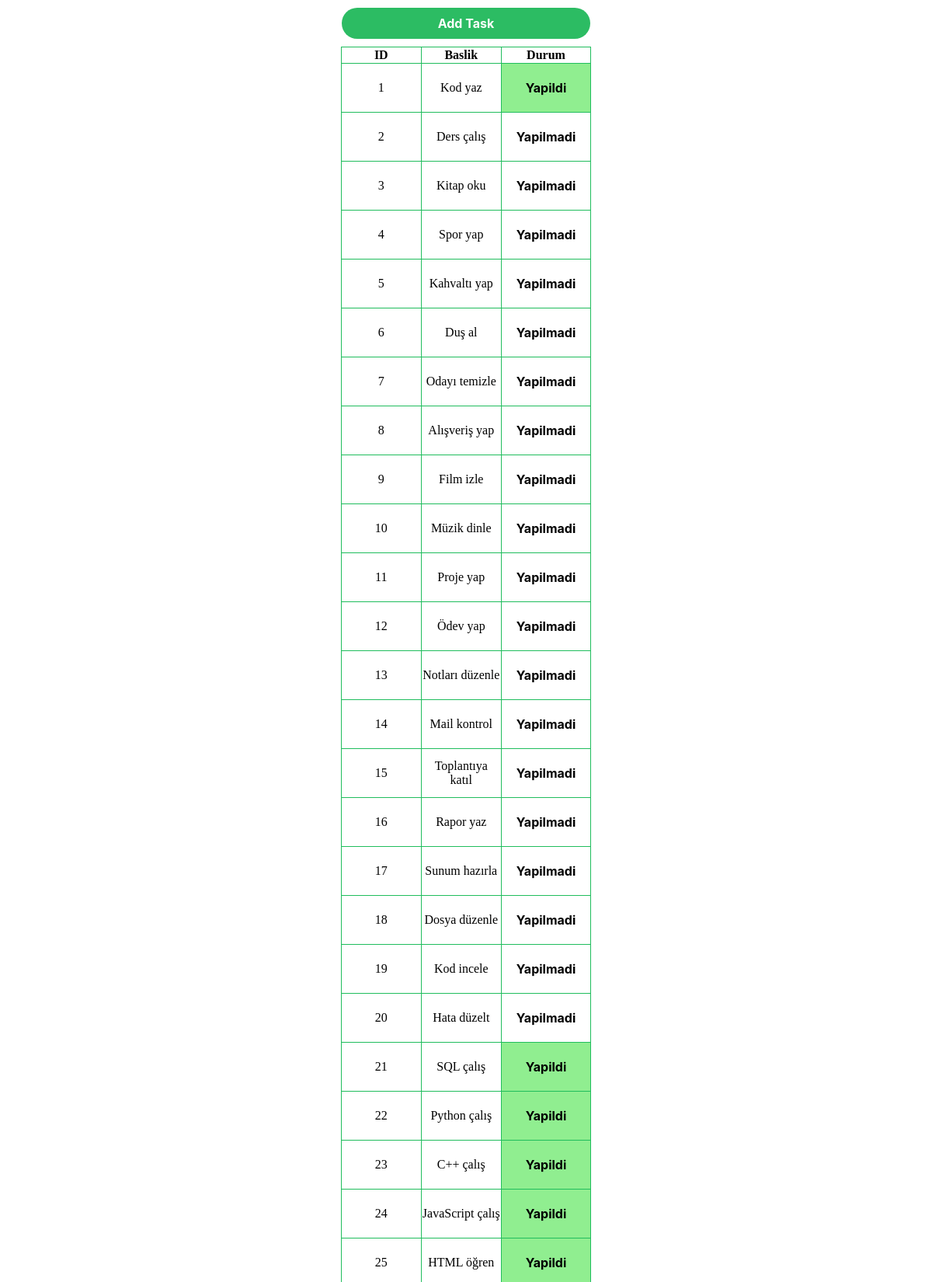
The page / (upper part) on the database its author committed.
### tables this page shows
CREATE TABLE tasks (
        id INTEGER PRIMARY KEY AUTOINCREMENT,
        title TEXT NOT NULL,
        progress INTEGER DEFAULT 0
    );

### app.py (the view)
@app.route("/")
def index():
    if not session.get("cookie"):
        message = "Durumu tiklayarak degistirin."
        color = "#3f81bf"
        session["cookie"] = True
    else:
        message = None
        color = None
    connection = sqlite3.connect(os.path.join(project, "tasks.db"))
    cursor = connection.cursor()
    cursor.execute("SELECT * FROM tasks")
    response = cursor.fetchall()
    if not message:
        message = session.pop("message", None)
        color = session.pop("color", None)
    return render_template("index.html", gorevler=response, message=message, renk=color)

### templates/index.html (shortened to what this page needs)
<!DOCTYPE html>
<html lang="en">
<head>
</head>
<body>
    <button id="add">Add Task</button>
    <table id="table">
        <thead>
            <th>ID</th>
            <th>Baslik</th>
            <th>Durum</th>
        </thead>
        <tbody>
            {% for gorev in gorevler %}
                <tr>
                    <td>{{gorev[0]}}</td>
                    <td>{{gorev[1]}}</td>
                    <td style="background-color: {{ 'lightgreen' if gorev[2] else 'white' }};">
                        <form method="POST" action="/toggle" onsubmit="return confirm('{{gorev[1]}} icin gorev ilerlemesini degistirmek istiyor musun?')">
                            <button type="submit" style="width:100%; height:100%; border:none; background:none; cursor:pointer; color:black; text-wrap:nowrap;">{{'Yapildi' if gorev[2] else 'Yapilmadi'}}</button>
                        </form>
                    </td>
                </tr>
            {% endfor %}
        </tbody>
    </table>
</body>
</html>

### templates/index.html (style rules this page uses)
body { margin: 0 0 5vh 0; display: flex; flex-direction: column; justify-content: center; align-items: center; }
table { border-collapse: collapse; }
table,th,td { border: 1px solid rgb(32, 189, 93); }
th,td { width: 100px; text-align: center; vertical-align: middle; }
button { margin: 10px 0 10px 0; background: #2cbc63; border-radius: 999px; box-sizing: border-box; color: #FFFFFF; cursor: pointer; font-family: Inter,Helvetica,"Apple Color Emoji","Segoe UI Emoji",NotoColorEmoji,"Noto Color Emoji","Segoe UI Symbol","Android Emoji",EmojiSymbols,-apple-system,system-ui,"Segoe UI",Roboto,"Helvetica Neue","Noto Sans",sans-serif; font-size: 16px; font-weight: 700; line-height: 24px; opacity: 1; outline: 0 solid transparent; padding: 8px 18px; user-select: none; -webkit-user-select: none; touch-action: manipulation; word-break: break-word; border: 0; }
#add, #del { width: 40vh; }

### rows shown on the page
tasks: id "1", title "Kod yaz", progress "Yapildi"
tasks: id "2", title "Ders çalış", progress "Yapilmadi"
tasks: id "3", title "Kitap oku", progress "Yapilmadi"
tasks: id "4", title "Spor yap", progress "Yapilmadi"
tasks: id "5", title "Kahvaltı yap", progress "Yapilmadi"
tasks: id "6", title "Duş al", progress "Yapilmadi"
tasks: id "7", title "Odayı temizle", progress "Yapilmadi"
tasks: id "8", title "Alışveriş yap", progress "Yapilmadi"
tasks: id "9", title "Film izle", progress "Yapilmadi"
tasks: id "10", title "Müzik dinle", progress "Yapilmadi"
tasks: id "11", title "Proje yap", progress "Yapilmadi"
tasks: id "12", title "Ödev yap", progress "Yapilmadi"
tasks: id "13", title "Notları düzenle", progress "Yapilmadi"
tasks: id "14", title "Mail kontrol", progress "Yapilmadi"
tasks: id "15", title "Toplantıya katıl", progress "Yapilmadi"
tasks: id "16", title "Rapor yaz", progress "Yapilmadi"
tasks: id "17", title "Sunum hazırla", progress "Yapilmadi"
tasks: id "18", title "Dosya düzenle", progress "Yapilmadi"
tasks: id "19", title "Kod incele", progress "Yapilmadi"
tasks: id "20", title "Hata düzelt", progress "Yapilmadi"
tasks: id "21", title "SQL çalış", progress "Yapildi"
tasks: id "22", title "Python çalış", progress "Yapildi"
tasks: id "23", title "C++ çalış", progress "Yapildi"
tasks: id "24", title "JavaScript çalış", progress "Yapildi"
tasks: id "25", title "HTML öğren", progress "Yapildi"
